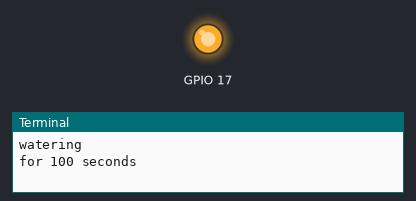
Bench run of a program on a simulated Raspberry Pi (BCM pin numbers). Shown: output pins drawn as LEDs (lit = HIGH), the last lines printed to the terminal. At 100.0 s the program stops and its outputs stay as they are.

Above: at 0.1 s.
At 100.1 s:
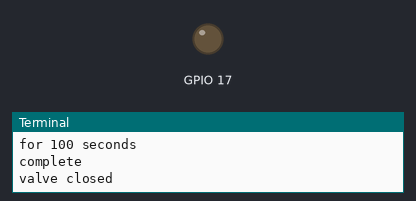
Timing chart, 0 to 101.5 s (numbered marks = the images above):
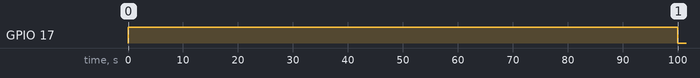

The program:

powertothepins.py
```python
import RPi.GPIO as GPIO
import time
GPIO.setmode(GPIO.BCM)
GPIO.setup(17, GPIO.OUT) # pin 11 on the board


x = 10

# if it didn't rain
if(x == 10):
    print("watering")
    GPIO.output(17, GPIO.HIGH) # turn on the pin (to start the watering)
    print("for 100 seconds")
    time.sleep(100) # water for 100 seconds
    print("complete")
    GPIO.output(17, GPIO.LOW)
    print("valve closed")
```

Measured:
- by itself, GPIO 17: LOW → HIGH at 0.00 s, → LOW 100 s later
